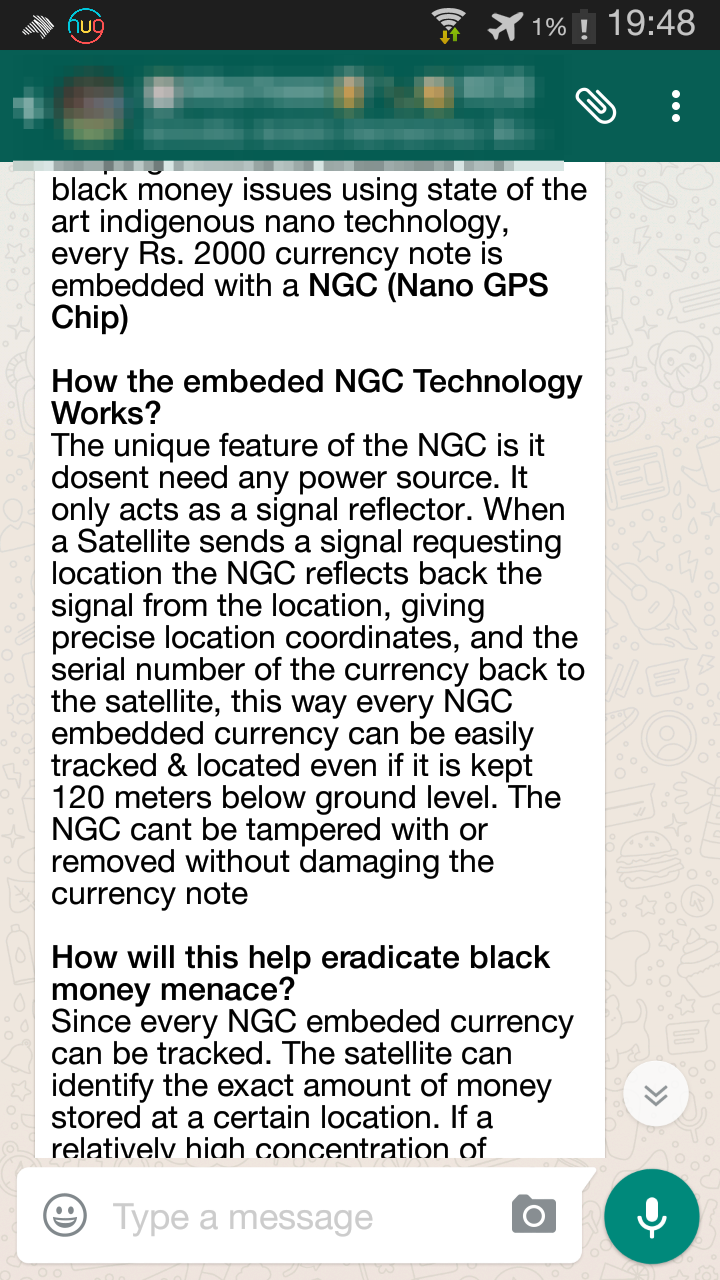
#> input picture test_images/test1.png, 720 x 1280 px
$ python -i ocr_engine.py   (imports and definitions only)
#> lines starting #> are read from the running program, lines starting #| are printed output that depends on the picture; after the words box and inside, x2 and y2 are one past the last pixel; in counts of white or black regions, pixels touching at a corner belong together
import pytesseract
import cv2
from PIL import Image
import os

# macOS Tesseract path
pytesseract.pytesseract.tesseract_cmd = "/opt/homebrew/bin/tesseract"


def preprocess_image(image_path):
    """
    Preprocess image for better OCR accuracy
    """
#> called with image_path = '../test_images/test1.png'
    image = cv2.imread(image_path)
#> image is the input picture: shape (1280, 720, 3); mean B, G, R 199.6, 202.1, 195.9

    if image is None:
        raise ValueError("Image not found or invalid image path")

    gray = cv2.cvtColor(image, cv2.COLOR_BGR2GRAY)
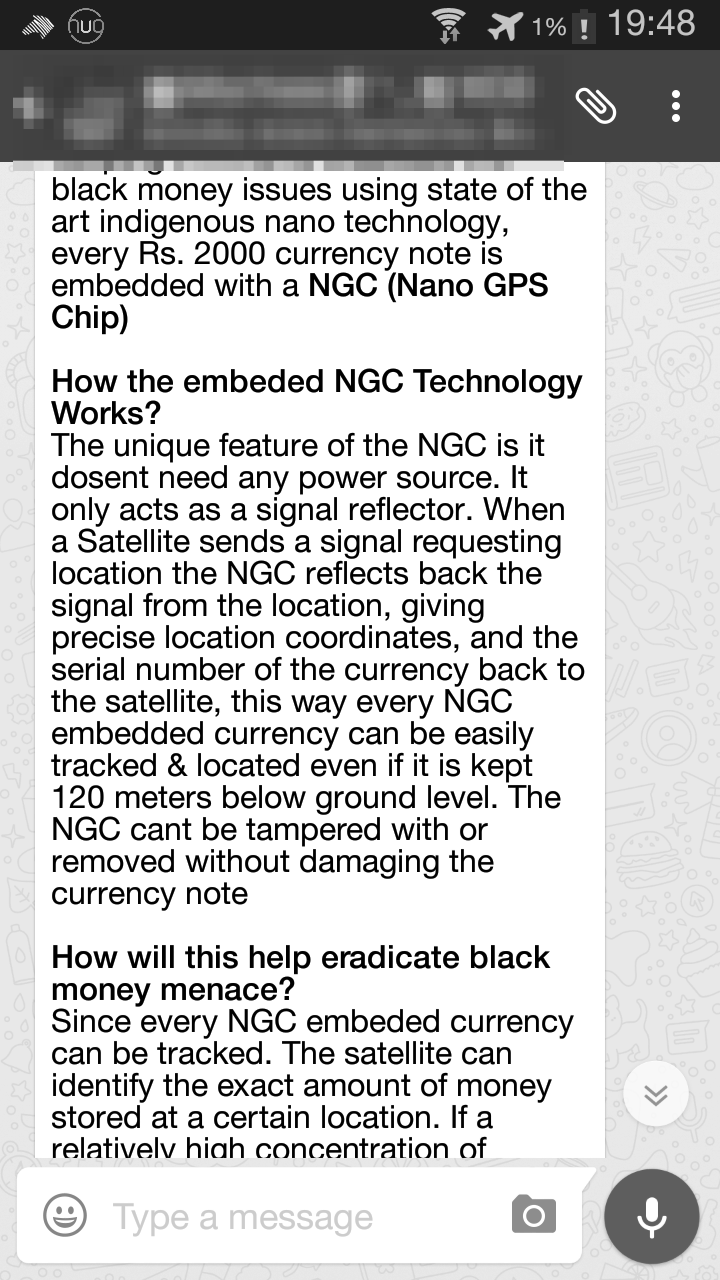
#> gray: shape (1280, 720); min 0, max 255, mean 199.9
    gray = cv2.medianBlur(gray, 3)

    processed = cv2.threshold(
        gray, 0, 255, cv2.THRESH_BINARY + cv2.THRESH_OTSU
    )[1]
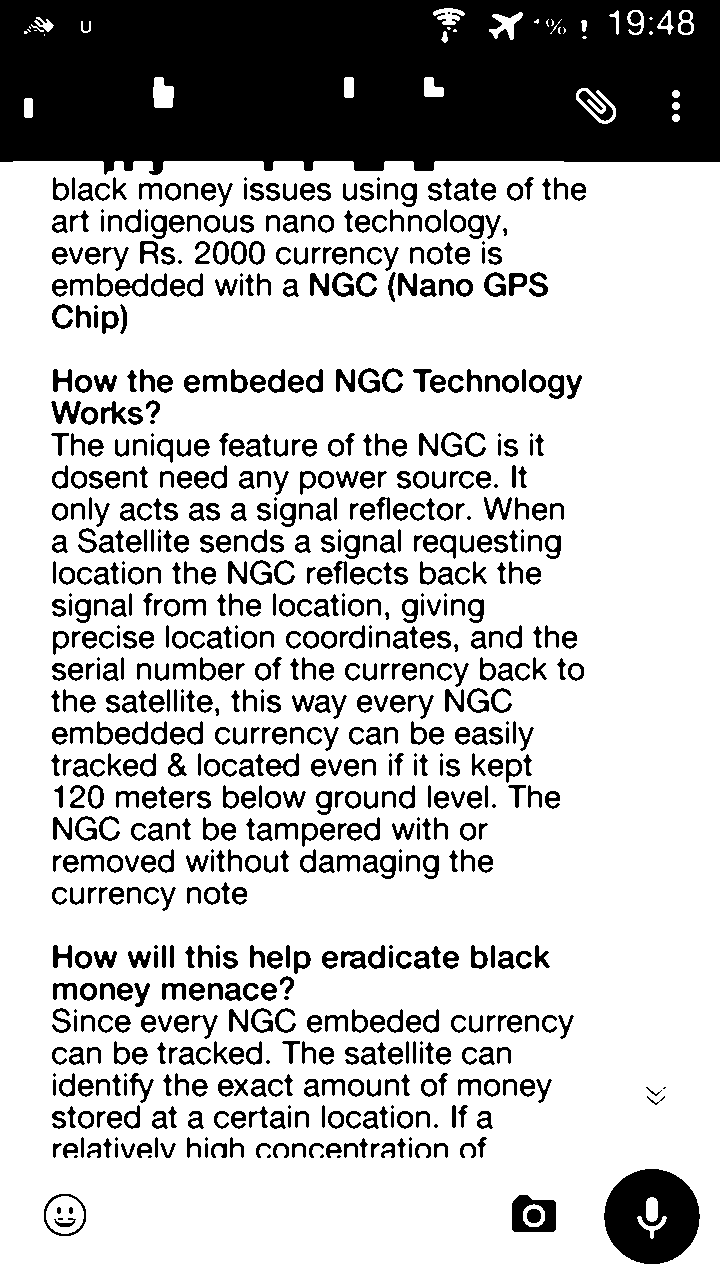
#> processed: shape (1280, 720); 76.4% white; 797 black regions (60 under 20 px), largest, box (x1, y1, x2, y2) and area: (0, 0, 720, 175) 113125, (604, 1169, 700, 1264) 6646, (512, 1195, 556, 1232) 1047

    return processed


def extract_text_from_image(image_path, lang="eng"):
    """
    Extract text from image using Tesseract OCR
    """
    processed_image = preprocess_image(image_path)

    text = pytesseract.image_to_string(
        processed_image,
        lang=lang,
        config="--psm 6"
    )

    return text.strip()


def is_valid_ocr_text(text):
    """
    Validate OCR output
    """
    if not text:
        return False
    if len(text.strip()) < 20:
        return False
    return True

>>> result = preprocess_image('../test_images/test1.png')
